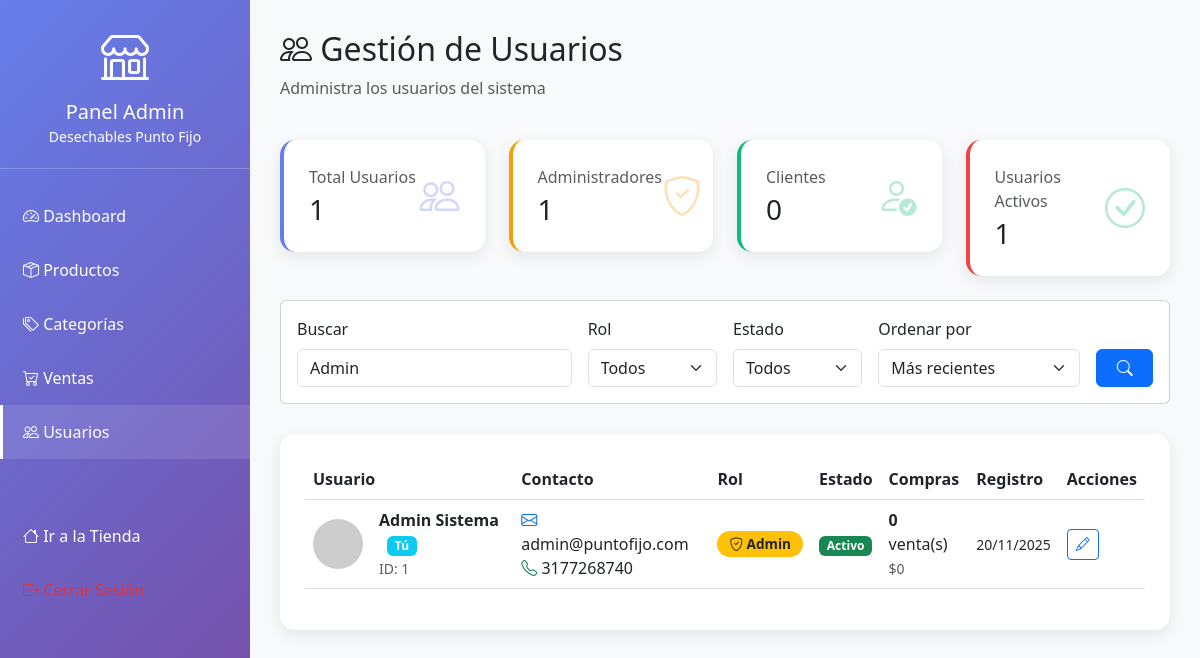
Page /admin_usuarios.php?buscar=Admin (signed in) on the committed database.
### tables this page shows
CREATE TABLE usuarios (
    id INT PRIMARY KEY AUTO_INCREMENT,
    nombre VARCHAR(100) NOT NULL,
    apellido VARCHAR(100) NOT NULL,
    email VARCHAR(150) UNIQUE NOT NULL,
    password VARCHAR(255) NOT NULL,
    telefono VARCHAR(20),
    direccion TEXT,
    rol ENUM('cliente', 'admin') DEFAULT 'cliente',
    estado ENUM('activo', 'inactivo') DEFAULT 'activo',
    fecha_registro TIMESTAMP DEFAULT CURRENT_TIMESTAMP,
    ultima_sesion TIMESTAMP NULL,
    INDEX idx_email (email),
    INDEX idx_rol (rol)
);

### admin_usuarios.php (the view, shortened to what this page needs)
<?php
$db = getDB();
$busqueda = $_GET['buscar'] ?? '';
$orden = $_GET['orden'] ?? 'fecha_registro DESC';
$sql = "SELECT u.*,
        (SELECT COUNT(*) FROM ventas WHERE usuario_id = u.id) as total_ventas,
        (SELECT COALESCE(SUM(total), 0) FROM ventas WHERE usuario_id = u.id AND estado = 'completada') as total_gastado
        FROM usuarios u WHERE 1=1";
if (!empty($busqueda)) {
    $sql .= " AND (u.nombre LIKE '%" . $db->real_escape_string($busqueda) . "%'
              OR u.apellido LIKE '%" . $db->real_escape_string($busqueda) . "%'
              OR u.email LIKE '%" . $db->real_escape_string($busqueda) . "%')";
}
$sql .= " ORDER BY " . $db->real_escape_string($orden);
$result = $db->query($sql);
$usuarios = $result->fetch_all(MYSQLI_ASSOC);
$total_usuarios = count($usuarios);
$total_admins = count(array_filter($usuarios, function($u) { return $u['rol'] === 'admin'; }));
$total_clientes = count(array_filter($usuarios, function($u) { return $u['rol'] === 'cliente'; }));
$usuarios_activos = count(array_filter($usuarios, function($u) { return $u['estado'] === 'activo'; }));
?>
<!DOCTYPE html>
<html lang="es">
<head>
    <link href="https://cdn.jsdelivr.net/npm/bootstrap@5.3.0/dist/css/bootstrap.min.css" rel="stylesheet">
    <link rel="stylesheet" href="https://cdn.jsdelivr.net/npm/bootstrap-icons@1.11.0/font/bootstrap-icons.css">
</head>
<body>
    <div class="sidebar">
        <div class="sidebar-header">
            <i class="bi bi-shop" style="font-size: 3rem;"></i>
            <h5 class="mt-2 mb-0">Panel Admin</h5>
            <small>Desechables Punto Fijo</small>
        </div>
        <ul class="sidebar-menu">
            <li><a href="admin.php"><i class="bi bi-speedometer2"></i> Dashboard</a></li>
            <li><a href="admin_productos.php"><i class="bi bi-box-seam"></i> Productos</a></li>
            <li><a href="admin_categorias.php"><i class="bi bi-tags"></i> Categorías</a></li>
            <li><a href="admin_ventas.php"><i class="bi bi-cart-check"></i> Ventas</a></li>
            <li><a href="admin_usuarios.php" class="active"><i class="bi bi-people"></i> Usuarios</a></li>
            <li style="margin-top: 50px;"><a href="index.php"><i class="bi bi-house"></i> Ir a la Tienda</a></li>
            <li><a href="logout.php" class="text-danger"><i class="bi bi-box-arrow-right"></i> Cerrar Sesión</a></li>
        </ul>
    </div>
    <div class="main-content">
        <div class="d-flex justify-content-between align-items-center mb-4">
            <div>
                <h2><i class="bi bi-people"></i> Gestión de Usuarios</h2>
                <p class="text-muted">Administra los usuarios del sistema</p>
            </div>
        </div>
        <div class="row g-4 mb-4">
            <div class="col-md-3">
                <div class="stat-card primary">
                    <div class="d-flex justify-content-between align-items-center">
                        <div>
                            <p class="text-muted mb-1">Total Usuarios</p>
                            <h3 class="mb-0"><?php echo $total_usuarios; ?></h3>
                        </div>
                        <i class="bi bi-people" style="font-size: 2.5rem; color: #667eea; opacity: 0.3;"></i>
                    </div>
                </div>
            </div>
            <div class="col-md-3">
                <div class="stat-card warning">
                    <div class="d-flex justify-content-between align-items-center">
                        <div>
                            <p class="text-muted mb-1">Administradores</p>
                            <h3 class="mb-0"><?php echo $total_admins; ?></h3>
                        </div>
                        <i class="bi bi-shield-check" style="font-size: 2.5rem; color: #f59e0b; opacity: 0.3;"></i>
                    </div>
                </div>
            </div>
            <div class="col-md-3">
                <div class="stat-card success">
                    <div class="d-flex justify-content-between align-items-center">
                        <div>
                            <p class="text-muted mb-1">Clientes</p>
                            <h3 class="mb-0"><?php echo $total_clientes; ?></h3>
                        </div>
                        <i class="bi bi-person-check" style="font-size: 2.5rem; color: #10b981; opacity: 0.3;"></i>
                    </div>
                </div>
            </div>
            <div class="col-md-3">
                <div class="stat-card danger">
                    <div class="d-flex justify-content-between align-items-center">
                        <div>
                            <p class="text-muted mb-1">Usuarios Activos</p>
                            <h3 class="mb-0"><?php echo $usuarios_activos; ?></h3>
                        </div>
                        <i class="bi bi-check-circle" style="font-size: 2.5rem; color: #10b981; opacity: 0.3;"></i>
                    </div>
                </div>
            </div>
        </div>
        <div class="card mb-4">
            <div class="card-body">
                <form method="GET" class="row g-3">
                    <div class="col-md-4">
                        <label class="form-label">Buscar</label>
                        <input type="text" name="buscar" class="form-control"
                               placeholder="Nombre, apellido o email..."
                               value="<?php echo htmlspecialchars($busqueda); ?>">
                    </div>
                    <div class="col-md-2">
                        <label class="form-label">Rol</label>
                        <select name="rol" class="form-select">
                            <option value="">Todos</option>
                        </select>
                    </div>
                    <div class="col-md-2">
                        <label class="form-label">Estado</label>
                        <select name="estado" class="form-select">
                            <option value="">Todos</option>
                        </select>
                    </div>
                    <div class="col-md-3">
                        <label class="form-label">Ordenar por</label>
                        <select name="orden" class="form-select">
                            <option value="fecha_registro DESC">Más recientes</option>
                        </select>
                    </div>
                    <div class="col-md-1">
                        <label class="form-label">&nbsp;</label>
                        <button type="submit" class="btn btn-primary w-100">
                            <i class="bi bi-search"></i>
                        </button>
                    </div>
                </form>
            </div>
        </div>
        <div class="table-card">
            <div class="table-responsive">
                <table class="table table-hover align-middle">
                    <thead>
                        <tr>
                            <th>Usuario</th>
                            <th>Contacto</th>
                            <th>Rol</th>
                            <th>Estado</th>
                            <th>Compras</th>
                            <th>Registro</th>
                            <th>Acciones</th>
                        </tr>
                    </thead>
                    <tbody>
                        <?php foreach ($usuarios as $usuario): ?>
                        <tr class="<?php echo $usuario['id'] == $_SESSION['usuario_id'] ? 'usuario-actual' : ''; ?>">
                            <td>
                                <div class="d-flex align-items-center">
                                    <img src="https://ui-avatars.com/api/?name=<?php echo urlencode($usuario['nombre'] . ' ' . $usuario['apellido']); ?>&size=50&background=667eea&color=fff"
                                         class="user-avatar me-3" alt="Avatar">
                                    <div>
                                        <strong><?php echo htmlspecialchars($usuario['nombre'] . ' ' . $usuario['apellido']); ?></strong>
                                        <?php if ($usuario['id'] == $_SESSION['usuario_id']): ?>
                                            <span class="badge bg-info ms-2">Tú</span>
                                        <?php endif; ?>
                                        <br>
                                        <small class="text-muted">ID: <?php echo $usuario['id']; ?></small>
                                    </div>
                                </div>
                            </td>
                            <td>
                                <i class="bi bi-envelope text-primary"></i> <?php echo htmlspecialchars($usuario['email']); ?><br>
                                <i class="bi bi-telephone text-success"></i> <?php echo htmlspecialchars($usuario['telefono'] ?: 'N/A'); ?>
                            </td>
                            <td>
                                <span class="badge badge-rol <?php echo $usuario['rol'] === 'admin' ? 'bg-warning text-dark' : 'bg-primary'; ?>">
                                    <i class="bi bi-<?php echo $usuario['rol'] === 'admin' ? 'shield-check' : 'person'; ?>"></i>
                                    <?php echo ucfirst($usuario['rol']); ?>
                                </span>
                            </td>
                            <td>
                                <span class="badge bg-<?php echo $usuario['estado'] === 'activo' ? 'success' : 'danger'; ?>">
                                    <?php echo ucfirst($usuario['estado']); ?>
                                </span>
                            </td>
                            <td>
                                <strong><?php echo $usuario['total_ventas']; ?></strong> venta(s)<br>
                                <small class="text-muted">$<?php echo number_format($usuario['total_gastado'], 0); ?></small>
                            </td>
                            <td>
                                <small><?php echo date('d/m/Y', strtotime($usuario['fecha_registro'])); ?></small><br>
                            </td>
                            <td>
                                <div class="btn-group" role="group">
                                    <button class="btn btn-sm btn-outline-primary"
                                            onclick="editarUsuario(<?php echo htmlspecialchars(json_encode($usuario)); ?>)"
                                            title="Editar">
                                        <i class="bi bi-pencil"></i>
                                    </button>
                                </div>
                            </td>
                        </tr>
                        <?php endforeach; ?>
                    </tbody>
                </table>
            </div>
        </div>
    </div>
</body>
</html>

### admin_usuarios.php (style rules this page uses)
:root { --sidebar-width: 250px; }
body { background: #f8f9fa; }
.sidebar { position: fixed; top: 0; left: 0; height: 100vh; width: var(--sidebar-width); background: linear-gradient(135deg, #667eea 0%, #764ba2 100%); color: white; overflow-y: auto; z-index: 1000; }
.sidebar-header { padding: 20px; text-align: center; border-bottom: 1px solid rgba(255,255,255,0.2); }
.sidebar-menu { list-style: none; padding: 0; margin: 20px 0; }
.sidebar-menu a { display: block; padding: 15px 20px; color: white; text-decoration: none; transition: all 0.3s; border-left: 3px solid transparent; }
.sidebar-menu a:hover, .sidebar-menu a.active { background: rgba(255,255,255,0.1); border-left-color: white; }
.main-content { margin-left: var(--sidebar-width); padding: 30px; min-height: 100vh; }
.stat-card { background: white; border-radius: 15px; padding: 25px; box-shadow: 0 5px 15px rgba(0,0,0,0.08); transition: transform 0.3s; border-left: 4px solid; }
.stat-card.primary { border-left-color: #667eea; }
.stat-card.success { border-left-color: #10b981; }
.stat-card.warning { border-left-color: #f59e0b; }
.stat-card.danger { border-left-color: #ef4444; }
.user-avatar { width: 50px; height: 50px; border-radius: 50%; object-fit: cover; }
.table-card { background: white; border-radius: 15px; padding: 25px; box-shadow: 0 5px 15px rgba(0,0,0,0.08); margin-top: 30px; }
.badge-rol { padding: 6px 12px; border-radius: 20px; font-size: 0.85rem; }
.usuario-actual { background: linear-gradient(135deg, #667eea11 0%, #764ba211 100%); }

### rows in the picture
usuarios: rol "1", rol "0", estado "1", nombre+apellido "Admin Sistema", shows "Tú", id "1", email "admin@puntofijo.com", telefono "3177268740", rol "Admin", estado "Activo", total_ventas "0", total_gastado "0", fecha_registro "20/11/2025"

### other values in the picture
$total_usuarios "1"
